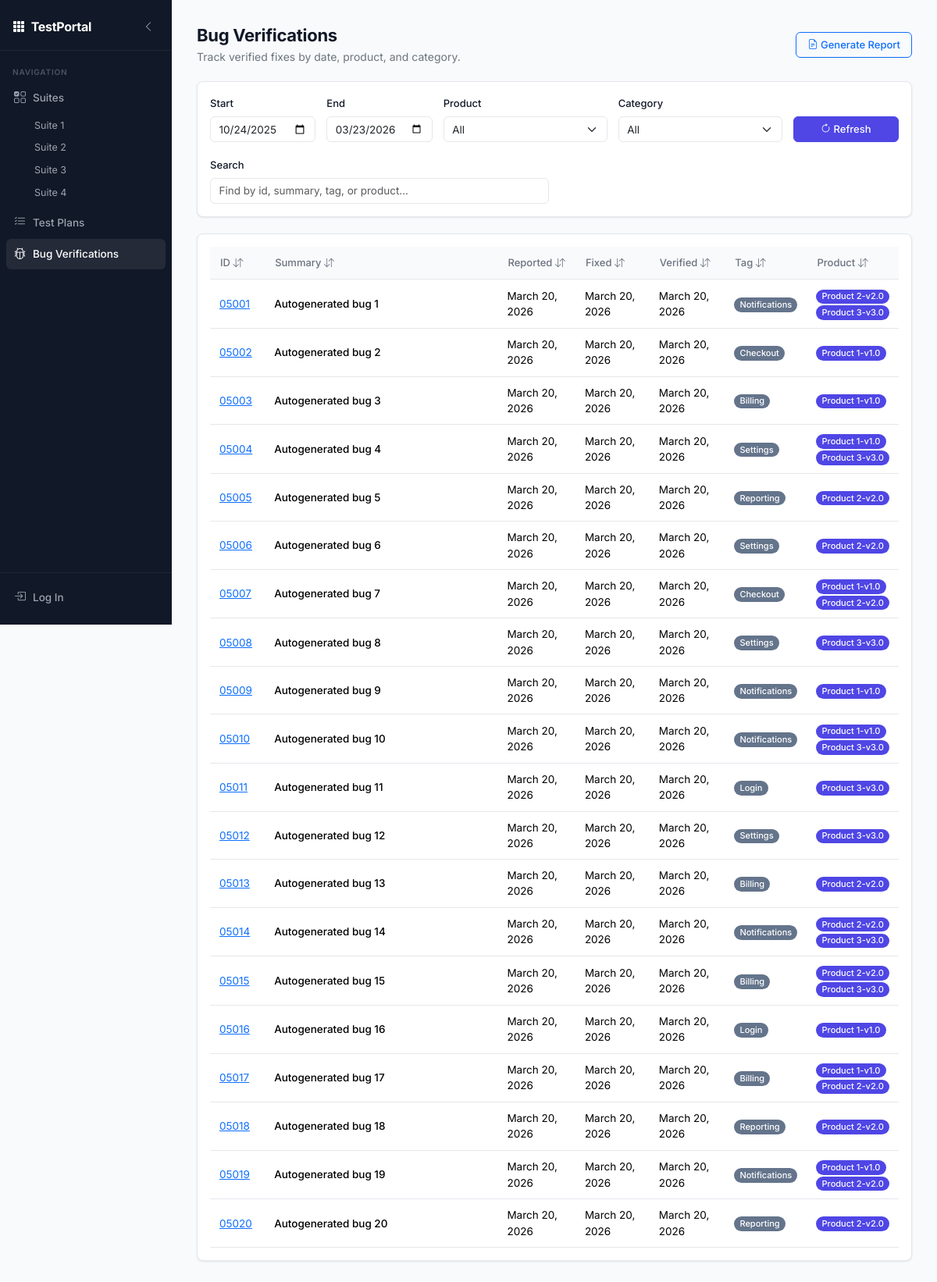
Screenshot of /bug-verifications with the database file from the repository.
### testportal/models/suite.py (models this page shows, shortened)
class Suite(models.Model):
    class Meta:
        ordering = ('name',)
    name = models.CharField(max_length=100, unique=True)
    active = models.BooleanField(default=True)
    description = models.TextField(blank=True, null=True)
    product = models.ForeignKey(Product, blank=True, null=True, on_delete=models.SET_NULL)

### testportal/models/bug_verification.py (models this page shows, shortened)
class BugVerification(models.Model):
    TEST = Choices(
        ('gui', 'GUI Test'),
        ('nongui', 'Non-GUI Test'),
        ('none', 'No Test'),
    )
    class Meta:
        ordering = ('verified_date', 'fixed_date', 'reported_date', 'bug_id')
    bug_id = models.IntegerField(unique=True)
    summary = models.CharField(max_length=512)
    products = models.ManyToManyField(Product, blank=True)
    reported_date = models.DateField(default=datetime.now)
    fixed_date = models.DateField(default=datetime.now)
    verified_date = models.DateField(default=datetime.now)
    category = models.ForeignKey(TestSubcategory, on_delete=models.PROTECT, related_name='bug_verifications')
    test = models.CharField(
        max_length=128, choices=TEST,
        default=TEST.nongui
    )
    objects = models.Manager()  # Default Manager

### testportal/models/test_subcategory.py (models this page shows)
class TestSubcategory(models.Model):
    class Meta:
        ordering = ('subcategory',)
        verbose_name_plural = 'Test Subcategories'
    subcategory = models.CharField(max_length=128, unique=True)
    def __str__(self):
        return f'{self.subcategory}'

### testportal/models/product.py (models this page shows)
class Product(models.Model):
    class Meta:
        ordering = ('name', 'version')
        unique_together = ('name', 'version')
    name = models.CharField(max_length=100)
    version = models.CharField(max_length=100)
    objects = models.Manager()  # Default Manager
    def __str__(self):
        return f'{self.name}-{self.version}'

### testportal/views/bug_verifications.py (the view, shortened to what this page needs)
# urls.py: path('bug-verifications', bug_verifications_general_view, name='bug_verifications_general_view'),
def bug_verifications_general_view(request):
    context = {
        'suites': Suite.objects.filter(active=True)
    }
    errors = []
    default_start = date.today() - timedelta(days=30 * 5)
    default_end = date.today()
    start_day_date = _parse_or_default_date(request.GET.get('start_day', None), default_start, errors, 'start')
    end_day_date = _parse_or_default_date(request.GET.get('end_day', None), default_end, errors, 'end')
    product = request.GET.get('product', None)
    category = request.GET.get('category', None)
    context['selected_product'] = None
    context['selected_category'] = None
    bug_verifications = BugVerification.objects.filter(
        fixed_date__gte=start_day_date, fixed_date__lte=end_day_date
    )
    context['bug_verifications'] = bug_verifications
    context['products'] = Product.objects.all()
    context['categories'] = TestSubcategory.objects.all()
    context['start_day'] = start_day_date.strftime('%Y-%m-%d')
    context['end_day'] = end_day_date.strftime('%Y-%m-%d')
    context['errors'] = errors
    return render(request, 'testportal/bug_verifications_general_view.html', context)

### templates/testportal/bug_verifications_general_view.html (shortened to what this page needs)
{% extends "core/layout.html" %}
{% block content %}
{% load static %}
<section class="mb-4">
    <div class="d-flex flex-column flex-lg-row justify-content-between align-items-lg-center gap-3 mb-4">
        <div>
            <h1 class="mb-1">Bug Verifications</h1>
            <p class="text-secondary mb-0">Track verified fixes by date, product, and category.</p>
        </div>
        <div class="d-flex flex-wrap gap-2">
            <button id="generate-report-button" class="btn btn-outline-primary">
                <i class="bi bi-file-earmark-text me-1"></i>Generate Report
            </button>
        </div>
    </div>
    <div class="card mb-4">
        <div class="card-body">
            <div class="row g-3 align-items-end">
                <div class="col-12 col-sm-6 col-lg-2">
                    <label for="filter-start-date" class="form-label">Start</label>
                    <input class="form-control" type="date" id="filter-start-date" name="filter-start-date" value="{{ start_day }}" min="2022-01-01" max="2122-12-31">
                </div>
                <div class="col-12 col-sm-6 col-lg-2">
                    <label for="filter-end-date" class="form-label">End</label>
                    <input class="form-control" type="date" id="filter-end-date" name="filter-end-date" value="{{ end_day }}" min="2022-01-01" max="2122-12-31">
                </div>
                <div class="col-12 col-sm-6 col-lg-3">
                    <label for="filter-product" class="form-label">Product</label>
                    <select class="form-select" id="filter-product" name="filter-product">
                        <option{% if not selected_product %} selected{% endif %} value="-1">All</option>
                    </select>
                </div>
                <div class="col-12 col-sm-6 col-lg-3">
                    <label for="filter-category" class="form-label">Category</label>
                    <select class="form-select" id="filter-category" name="filter-category">
                        <option{% if not selected_category %} selected{% endif %} value="-1">All</option>
                    </select>
                </div>
                <div class="col-12 col-lg-2 d-grid">
                    <button id="refresh-view-button" class="btn btn-primary">
                        <i class="bi bi-arrow-clockwise me-1"></i>Refresh
                    </button>
                </div>
            </div>
            <div class="row g-3 mt-1 align-items-end">
                <div class="col-12 col-lg-6">
                    <label for="verification-search-box" class="form-label">Search</label>
                    <input class="form-control" type="text" id="verification-search-box" name="verification-search-box" placeholder="Find by id, summary, tag, or product...">
                </div>
            </div>
        </div>
    </div>
    <div class="card">
        <div class="card-body p-0">
            <div class="table-responsive">
                <table id="verification-table" class="table table-hover align-middle mb-0">
                    <thead>
                        <tr>
                            <th style="width: 8%;"><button type="button" class="btn btn-link p-0 text-decoration-none text-reset verification-sort" data-sort-key="id" data-sort-type="number">ID <i class="bi bi-arrow-down-up"></i></button></th>
                            <th style="width: 36%;"><button type="button" class="btn btn-link p-0 text-decoration-none text-reset verification-sort" data-sort-key="summary" data-sort-type="text">Summary <i class="bi bi-arrow-down-up"></i></button></th>
                            <th style="width: 11%;"><button type="button" class="btn btn-link p-0 text-decoration-none text-reset verification-sort" data-sort-key="reported" data-sort-type="text">Reported <i class="bi bi-arrow-down-up"></i></button></th>
                            <th style="width: 11%;"><button type="button" class="btn btn-link p-0 text-decoration-none text-reset verification-sort" data-sort-key="fixed" data-sort-type="text">Fixed <i class="bi bi-arrow-down-up"></i></button></th>
                            <th style="width: 11%;"><button type="button" class="btn btn-link p-0 text-decoration-none text-reset verification-sort" data-sort-key="verified" data-sort-type="text">Verified <i class="bi bi-arrow-down-up"></i></button></th>
                            <th style="width: 10%;"><button type="button" class="btn btn-link p-0 text-decoration-none text-reset verification-sort" data-sort-key="category" data-sort-type="text">Tag <i class="bi bi-arrow-down-up"></i></button></th>
                            <th style="width: 23%;"><button type="button" class="btn btn-link p-0 text-decoration-none text-reset verification-sort" data-sort-key="products" data-sort-type="text">Product <i class="bi bi-arrow-down-up"></i></button></th>
                        </tr>
                    </thead>
                    <tbody>
                        {% for bug_verification in bug_verifications %}
                        <tr class="verification-row" data-verification-id="{{ bug_verification.id }}" data-sort-id="{{ bug_verification.bug_id }}" data-sort-summary="{{ bug_verification.summary|lower }}" data-sort-reported="{{ bug_verification.reported_date }}" data-sort-fixed="{{ bug_verification.fixed_date }}" data-sort-verified="{{ bug_verification.verified_date }}" data-sort-category="{{ bug_verification.category|lower }}" data-sort-products="{% for product in bug_verification.products.all %}{{ product|lower }} {% endfor %}">
                            <td><a target="_blank" rel="noopener" href="https://bugs.aquaveo.com/view.php?id={{ bug_verification.bug_id }}">{{ bug_verification.bug_id|stringformat:"05d" }}</a></td>
                            <td class="fw-medium">{{ bug_verification.summary }}</td>
                            <td>{{ bug_verification.reported_date }}</td>
                            <td>{{ bug_verification.fixed_date }}</td>
                            <td>{{ bug_verification.verified_date }}</td>
                            <td><span class="badge rounded-pill bg-category-pill">{{ bug_verification.category }}</span></td>
                            <td>
                            {% for product in bug_verification.products.all %}
                                <span class="badge rounded-pill bg-suite-pill">{{ product }}</span>
                            {% endfor %}
                            </td>
                        </tr>
                        {% empty %}
                        <tr>
                            <td colspan="7" class="text-center text-secondary py-4">No bug verifications found for the selected filters.</td>
                        </tr>
                        {% endfor %}
                    </tbody>
                </table>
            </div>
        </div>
    </div>
</section>
{% endblock %}

### templates/core/layout.html (shortened to what this page needs)
<!DOCTYPE html>
<html lang="en">
<head>
    {% load static %}
    <link href="https://cdn.jsdelivr.net/npm/bootstrap@5.3.3/dist/css/bootstrap.min.css" rel="stylesheet">
    <link rel="stylesheet" href="https://cdn.jsdelivr.net/npm/bootstrap-icons@1.11.3/font/bootstrap-icons.css">
    <link rel="stylesheet" type="text/css" href="{% static 'testportal/style.css' %}">
</head>
<body>
<nav id="tp-sidebar">
    <div class="tp-brand">
        <a href="/suites/"><i class="bi bi-grid-3x3-gap-fill"></i> <span class="tp-brand-text">TestPortal</span></a>
        <button id="tp-desktop-sidebar-toggle" type="button" aria-label="Collapse sidebar" title="Collapse sidebar">
            <i class="bi bi-chevron-left"></i>
        </button>
    </div>
    <div class="tp-nav-label">Navigation</div>
    <ul class="tp-nav">
        <li>
            <a href="/suites/" class="tp-nav-link"><i class="bi bi-ui-checks-grid"></i> <span class="tp-nav-text">Suites</span></a>
            {% if suites %}
            <ul class="tp-subnav">
                {% for suite in suites %}
                <li><a href="/suites/{{ suite.name }}/dashboard/" class="tp-subnav-link"><span class="tp-subnav-text">{{ suite.name }}</span></a></li>
                {% endfor %}
            </ul>
            {% endif %}
        </li>
        <li><a href="/test-plans/" class="tp-nav-link"><i class="bi bi-list-check"></i> <span class="tp-nav-text">Test Plans</span></a></li>
        <li><a href="/bug-verifications" class="tp-nav-link"><i class="bi bi-bug"></i> <span class="tp-nav-text">Bug Verifications</span></a></li>
    </ul>
    <div class="tp-sidebar-footer">
        {% if user.is_authenticated %}
        <div class="tp-user-pill"><i class="bi bi-person-circle"></i> <span class="tp-user-text">{{ user.username }}</span></div>
        <form method="post" action="{% url 'logout' %}" class="tp-logout-form">
            {% csrf_token %}
            <button type="submit" class="tp-nav-link tp-logout tp-logout-button">
                <i class="bi bi-box-arrow-right"></i> <span class="tp-nav-text">Log Out</span>
            </button>
        </form>
        {% else %}
        <a href="{% url 'login' %}" class="tp-nav-link"><i class="bi bi-box-arrow-in-right"></i> <span class="tp-nav-text">Log In</span></a>
        {% endif %}
    </div>
</nav>
<main id="tp-main">
    <div class="tp-content">
        {% block content %}{% endblock %}
    </div>
</main>
<link rel="stylesheet" href="https://cdnjs.cloudflare.com/ajax/libs/jquery-contextmenu/2.7.1/jquery.contextMenu.min.css">
</body>
</html>

### rows the page displays
Suite: name "Suite 1"
Suite: name "Suite 2"
Suite: name "Suite 3"
Suite: name "Suite 4"
BugVerification: bug_id "05001", summary "Autogenerated bug 1", reported_date "March 20, 2026", fixed_date "March 20, 2026", verified_date "March 20, 2026", category "Notifications"
Product: name+version "Product 2-v2.0"
Product: name+version "Product 3-v3.0"
BugVerification: bug_id "05002", summary "Autogenerated bug 2", reported_date "March 20, 2026", fixed_date "March 20, 2026", verified_date "March 20, 2026", category "Checkout"
Product: name+version "Product 1-v1.0"
BugVerification: bug_id "05003", summary "Autogenerated bug 3", reported_date "March 20, 2026", fixed_date "March 20, 2026", verified_date "March 20, 2026", category "Billing"
BugVerification: bug_id "05004", summary "Autogenerated bug 4", reported_date "March 20, 2026", fixed_date "March 20, 2026", verified_date "March 20, 2026", category "Settings"
BugVerification: bug_id "05005", summary "Autogenerated bug 5", reported_date "March 20, 2026", fixed_date "March 20, 2026", verified_date "March 20, 2026", category "Reporting"
BugVerification: bug_id "05006", summary "Autogenerated bug 6", reported_date "March 20, 2026", fixed_date "March 20, 2026", verified_date "March 20, 2026", category "Settings"
BugVerification: bug_id "05007", summary "Autogenerated bug 7", reported_date "March 20, 2026", fixed_date "March 20, 2026", verified_date "March 20, 2026", category "Checkout"
BugVerification: bug_id "05008", summary "Autogenerated bug 8", reported_date "March 20, 2026", fixed_date "March 20, 2026", verified_date "March 20, 2026", category "Settings"
BugVerification: bug_id "05009", summary "Autogenerated bug 9", reported_date "March 20, 2026", fixed_date "March 20, 2026", verified_date "March 20, 2026", category "Notifications"
BugVerification: bug_id "05010", summary "Autogenerated bug 10", reported_date "March 20, 2026", fixed_date "March 20, 2026", verified_date "March 20, 2026", category "Notifications"
BugVerification: bug_id "05011", summary "Autogenerated bug 11", reported_date "March 20, 2026", fixed_date "March 20, 2026", verified_date "March 20, 2026", category "Login"
BugVerification: bug_id "05012", summary "Autogenerated bug 12", reported_date "March 20, 2026", fixed_date "March 20, 2026", verified_date "March 20, 2026", category "Settings"
BugVerification: bug_id "05013", summary "Autogenerated bug 13", reported_date "March 20, 2026", fixed_date "March 20, 2026", verified_date "March 20, 2026", category "Billing"
BugVerification: bug_id "05014", summary "Autogenerated bug 14", reported_date "March 20, 2026", fixed_date "March 20, 2026", verified_date "March 20, 2026", category "Notifications"
BugVerification: bug_id "05015", summary "Autogenerated bug 15", reported_date "March 20, 2026", fixed_date "March 20, 2026", verified_date "March 20, 2026", category "Billing"
BugVerification: bug_id "05016", summary "Autogenerated bug 16", reported_date "March 20, 2026", fixed_date "March 20, 2026", verified_date "March 20, 2026", category "Login"
BugVerification: bug_id "05017", summary "Autogenerated bug 17", reported_date "March 20, 2026", fixed_date "March 20, 2026", verified_date "March 20, 2026", category "Billing"
BugVerification: bug_id "05018", summary "Autogenerated bug 18", reported_date "March 20, 2026", fixed_date "March 20, 2026", verified_date "March 20, 2026", category "Reporting"
BugVerification: bug_id "05019", summary "Autogenerated bug 19", reported_date "March 20, 2026", fixed_date "March 20, 2026", verified_date "March 20, 2026", category "Notifications"
BugVerification: bug_id "05020", summary "Autogenerated bug 20", reported_date "March 20, 2026", fixed_date "March 20, 2026", verified_date "March 20, 2026", category "Reporting"
